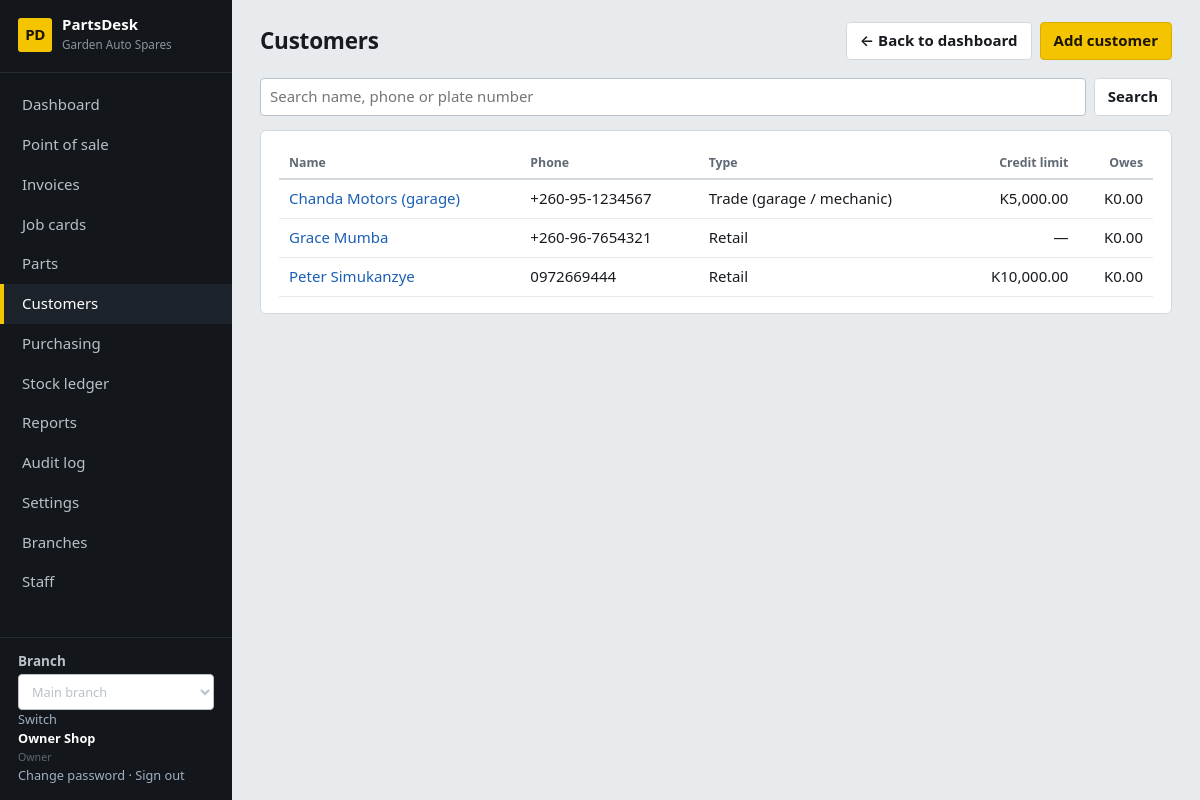
/sales/customers/ (signed in), run on the app's committed database.
### core/models.py (models this page shows, shortened)
class ShopSettings(TrackedModel):
    tenant = models.OneToOneField(Tenant, on_delete=models.CASCADE, related_name="settings")
    shop_name = models.CharField(max_length=120, default="My Spare Parts Shop")
    address = models.TextField(blank=True)
    phone = models.CharField(max_length=60, blank=True)
    email = models.EmailField(blank=True)
    tax_id = models.CharField("Tax / TPIN number", max_length=60, blank=True)
    currency_symbol = models.CharField(max_length=8, default="$")
    tax_name = models.CharField(max_length=20, default="VAT")
    tax_rate = models.DecimalField("Tax rate %", max_digits=5, decimal_places=2, default=Decimal("0"))
    prices_include_tax = models.BooleanField(default=True, help_text="Untick if prices are entered before tax.")
    counter_max_discount = models.DecimalField(
        "Max discount % for counter staff", max_digits=5, decimal_places=2, default=Decimal("10"),
        help_text="Managers and the owner can exceed this.")
    default_labour_rate = models.DecimalField("Default labour rate per hour", max_digits=10, decimal_places=2, default=Decimal("0"))
    invoice_footer = models.CharField(max_length=200, blank=True, default="Thank you for your business.")
    class Meta:
        verbose_name_plural = "shop settings"
    @classmethod
    def get(cls, tenant):
        obj, _ = cls.objects.get_or_create(tenant=tenant)
        return obj

class User(AbstractUser):
    class Role(models.TextChoices):
        OWNER = "owner", "Owner"
        MANAGER = "manager", "Manager"
        COUNTER = "counter", "Counter sales"
        MECHANIC = "mechanic", "Mechanic"
        STOREKEEPER = "storekeeper", "Storekeeper"
    role = models.CharField(max_length=20, choices=Role.choices, default=Role.COUNTER)
    tenant = models.ForeignKey(Tenant, null=True, blank=True, on_delete=models.PROTECT, related_name="users")
    branches = models.ManyToManyField(Branch, blank=True, related_name="staff")
    @property
    def display_name(self):
        return self.get_full_name() or self.username

### sales/models.py (models this page shows, shortened)
class Customer(TrackedModel):
    tenant = models.ForeignKey(Tenant, on_delete=models.PROTECT)
    class Type(models.TextChoices):
        RETAIL = "retail", "Retail"
        TRADE = "trade", "Trade (garage / mechanic)"
    name = models.CharField(max_length=120)
    phone = models.CharField(max_length=60, blank=True)
    email = models.EmailField(blank=True)
    address = models.TextField(blank=True)
    customer_type = models.CharField(max_length=10, choices=Type.choices, default=Type.RETAIL)
    credit_limit = models.DecimalField(max_digits=12, decimal_places=2, default=Decimal("0"),
                                       help_text="0 = no credit. Above 0 lets them buy on account up to this amount.")
    notes = models.TextField(blank=True)
    is_active = models.BooleanField(default=True)
    created_at = models.DateTimeField(auto_now_add=True)
    class Meta:
        ordering = ["name"]
    def get_absolute_url(self):
        return reverse("customer_detail", args=[self.pk])
    @property
    def balance(self):
        v = self.sales.aggregate(v=Sum(F("total") - F("returned_total") - F("amount_paid")))["v"]
        return v or Decimal("0")

### sales/views.py (the view)
# urls.py: path("customers/", views.CustomerList.as_view(), name="customer_list"),
class CustomerList(RoleRequiredMixin, ListView):
    allowed_roles = FRONT
    template_name = "sales/customer_list.html"
    context_object_name = "customers"
    paginate_by = 30
    def get_queryset(self):
        qs = Customer.objects.filter(tenant=self.request.tenant)
        for t in self.request.GET.get("q", "").split():
            qs = qs.filter(Q(name__icontains=t) | Q(phone__icontains=t) | Q(vehicles__reg_number__icontains=t))
        return qs.distinct()
    def get_context_data(self, **kw):
        ctx = super().get_context_data(**kw)
        ctx.update(page_title="Customers", g=self.request.GET)
        return ctx

### core/audit.py (called while the page is built)
@contextmanager
def audit_context(**values):
    token = _current.set(dict(_current.get(), **values))
    try:
        yield
    finally:
        _current.reset(token)

def metadata(request):
    try:
        address = str(ip_address(request.META.get('REMOTE_ADDR', '')))
    except ValueError:
        address = None
    match = request.resolver_match
    return dict(request_id=request.audit_request_id, ip_address=address,
                route=(match.view_name if match else 'unmatched')[:100], method=request.method[:10])

### core/context.py (called while the page is built)
def shop(request):
    if not request.user.is_authenticated:
        return {}
    if request.branch is None:
        return {"shop": None, "nav": [], "branches": [], "active_branch": None}
    items = []
    for label, name, roles in NAV:
        if roles is None or request.user.role in roles:
            url = reverse(name)
            active = request.path == url if url == "/" else request.path.startswith(url)
            items.append({"label": label, "url": url, "active": active})
    return {"shop": ShopSettings.get(request.tenant), "nav": items,
            "branches": allowed_branches(request.user), "active_branch": request.branch}

### core/models.py (called while the page is built)
    def save(self, *args, **kwargs):
        if not self._state.adding:
            raise ValueError("Audit records cannot be edited.")
        return super().save(*args, **kwargs)

### core/navigation.py (called while the page is built)
def page_back_link(request):
    if request is None or not request.user.is_authenticated:
        return None
    match = request.resolver_match
    name = match.url_name if match else None
    if name == 'dashboard':
        return None
    kwargs = {}
    if name == 'vehicle_create':
        if 'pk' in match.kwargs:
            target, label = 'customer_detail', 'Back to customer'
            kwargs = {'pk': match.kwargs['pk']}
        else:
            target, label = 'vehicle_list', 'Back to vehicles'
    elif name in RECORD_PARENTS:
        target, label = RECORD_PARENTS[name]
        kwargs = {'pk': match.kwargs['pk']}
    else:
        target, label = PARENTS.get(name, ('dashboard', 'Back to dashboard'))
    return {'url': reverse(target, kwargs=kwargs), 'label': label}

### core/permissions.py (called while the page is built)
    def test_func(self):
        user = self.request.user
        return user.is_authenticated and self.request.branch is not None and (
            self.allowed_roles is None or user.role in self.allowed_roles
        )

### templates/sales/customer_list.html
{% extends "base.html" %}{% load ui %}
{% block actions %}<a class="btn primary" href="{% url 'customer_create' %}">Add customer</a>{% endblock %}
{% block content %}<form class="filters" method="get"><input type="search" name="q" value="{{ g.q }}" placeholder="Search name, phone or plate number"><button class="btn">Search</button></form>
<section class="card"><div class="tablewrap"><table><thead><tr><th>Name</th><th>Phone</th><th>Type</th><th class="num">Credit limit</th><th class="num">Owes</th></tr></thead><tbody>
{% for c in customers %}<tr><td><a href="{{ c.get_absolute_url }}">{{ c.name }}</a></td><td>{{ c.phone }}</td><td>{{ c.get_customer_type_display }}</td><td class="num">{% if c.credit_limit %}{% money c.credit_limit %}{% else %}—{% endif %}</td><td class="num {% if c.balance > 0 %}stockout{% endif %}">{% money c.balance %}</td></tr>
{% empty %}<tr><td colspan="5" class="empty">No customers yet.</td></tr>{% endfor %}</tbody></table></div>{% include "partials/pagination.html" %}</section>{% endblock %}

### templates/base.html (shortened to what this page needs)
{% load static ui %}<!doctype html>
<html lang="en">
<head>
<link rel="stylesheet" href="{% static 'css/app.css' %}">
</head>
<body data-print-log-url="{% url 'log_print_request' %}" {% if auto_print %}data-autoprint="1"{% endif %}>
<div class="app">
  <aside class="side no-print">
    <div class="brand"><span class="brand-mark">PD</span><div><strong>PartsDesk</strong><small>{{ shop.shop_name }}</small></div></div>
    <nav>{% for item in nav %}<a href="{{ item.url }}" class="{% if item.active %}on{% endif %}">{{ item.label }}</a>{% endfor %}</nav>
    <div class="who">
      {% if branches %}<form method="post" action="{% url 'switch_branch' %}">{% csrf_token %}
      <label for="branch-select">Branch</label><select id="branch-select" name="branch_id" onchange="this.form.submit()">
      {% for b in branches %}<option value="{{ b.pk }}" {% if b.pk == active_branch.pk %}selected{% endif %}>{{ b.name }}</option>{% endfor %}
      </select><button type="submit">Switch</button></form>{% endif %}
      <strong>{{ user.display_name }}</strong><small>{{ user.get_role_display }}</small><br>
      <a href="{% url 'password_change' %}">Change password</a> ·
      <form method="post" action="{% url 'logout' %}">{% csrf_token %}<button type="submit">Sign out</button></form>
    </div>
  </aside>
  <main class="main">
    <header class="top"><h1>{% block page_heading %}{{ page_title }}{% endblock %}</h1><div class="actions">{% page_back_link as back %}{% if back %}<a class="btn no-print" href="{{ back.url }}" aria-label="{{ back.label }}">&larr; {{ back.label }}</a>{% endif %}{% block actions %}{% endblock %}</div></header>
    {% block content %}{% endblock %}
  </main>
</div>
</body>
</html>

### static/css/app.css (style rules this page uses)
:root { --bg:#e8ebee; --panel:#fff; --ink:#171b20; --muted:#5f6873; --line:#d3d8de; --line-soft:#e6e9ed; --side:#13171b; --side-ink:#b8c0c9; --hi:#f5c400; --hi-ink:#1a1400; --ok:#1f7a3a; --warn:#a15c00; --bad:#b42323; --info:#1a5fb4; --mono:ui-monospace,SFMono-Regular,Menlo,Consolas,"Liberation Mono",monospace; }
* { box-sizing:border-box }
html { font-size:15px }
body { margin:0;background:var(--bg);color:var(--ink);font-family:"Segoe UI",system-ui,-apple-system,Roboto,"Helvetica Neue",Arial,sans-serif;line-height:1.45 }
a { color:var(--info);text-decoration:none }
h1,h2,h3 { margin:0;line-height:1.2 }
small,.muted { color:var(--muted) }
.num { text-align:right;font-variant-numeric:tabular-nums }
.app { display:grid;grid-template-columns:232px 1fr;min-height:100vh }
.side { background:var(--side);color:var(--side-ink);display:flex;flex-direction:column;padding:16px 0;position:sticky;top:0;height:100vh }
.brand { display:flex;gap:10px;align-items:center;padding:0 18px 18px;border-bottom:1px solid #262c33 }
.brand-mark { background:var(--hi);color:var(--hi-ink);font-weight:800;border-radius:3px;width:34px;height:34px;display:grid;place-items:center;letter-spacing:-.5px }
.brand strong { color:#fff;display:block;line-height:1.1 }
.brand small { color:#8a94a0;font-size:.78rem }
.side nav { display:flex;flex-direction:column;padding:12px 0;flex:1;overflow:auto }
.side nav a { color:var(--side-ink);padding:9px 18px;border-left:4px solid transparent;font-weight:500 }
.side nav a.on { border-left-color:var(--hi);background:#1d232a;color:#fff }
.who { padding:14px 18px 0;border-top:1px solid #262c33;font-size:.85rem }
.who strong { color:#fff;display:block }
.who a,.who button { color:#9fb0c2;background:none;border:0;padding:0;font:inherit;cursor:pointer }
.who form { display:inline }
.main { padding:22px 28px 40px;min-width:0 }
.top { display:flex;justify-content:space-between;align-items:center;gap:16px;margin-bottom:18px;flex-wrap:wrap }
.top h1 { font-size:1.5rem;letter-spacing:-.01em }
.actions { display:flex;gap:8px;flex-wrap:wrap }
.card { background:var(--panel);border:1px solid var(--line);border-radius:6px;padding:16px 18px;margin-bottom:16px }
.btn,button.btn { display:inline-flex;align-items:center;gap:6px;padding:7px 13px;border:1px solid var(--line);border-radius:4px;background:#fff;color:var(--ink);font:inherit;font-weight:600;cursor:pointer;text-decoration:none }
.btn.primary { background:var(--hi);border-color:#d9ac00;color:var(--hi-ink) }
input,select,textarea { font:inherit;color:inherit;padding:7px 9px;border:1px solid #b9c1ca;border-radius:4px;background:#fff;width:100%;min-width:0 }
label { font-weight:600;font-size:.9rem;display:block;margin-bottom:3px }
.filters { display:flex;gap:8px;flex-wrap:wrap;margin-bottom:14px }
.filters>* { width:auto;flex:0 1 auto }
.filters input[type=search] { flex:1 1 260px }
table { width:100%;border-collapse:collapse }
th { text-align:left;font-size:.82rem;color:var(--muted);font-weight:600;padding:7px 10px;border-bottom:2px solid var(--line);white-space:nowrap }
td { padding:8px 10px;border-bottom:1px solid var(--line-soft);vertical-align:top }
th.num,td.num { text-align:right }
.tablewrap { overflow-x:auto }

### data on the page
ShopSettings: shop_name "Garden Auto Spares"
User: display_name "Owner Shop", role "Owner"
Customer: name "Chanda Motors (garage)", phone "+260-95-1234567", customer_type "Trade (garage / mechanic)", credit_limit.currency_symbol "K5,000.00", id.currency_symbol "K0.00"
Customer: name "Grace Mumba", phone "+260-96-7654321", customer_type "Retail", id.currency_symbol "K0.00"
Customer: name "Peter Simukanzye", phone "0972669444", customer_type "Retail", credit_limit.currency_symbol "K10,000.00", id.currency_symbol "K0.00"

### other printed values
{{ item.label }} "Dashboard" "Point of sale" "Invoices" "Job cards" "Parts" "Customers" "Purchasing" "Stock ledger" "Reports" "Audit log" "Settings" "Branches" "Staff"
{{ page_title }} "Customers"
{{ back.label }} "Back to dashboard"
form field branch_id "Main branch"
